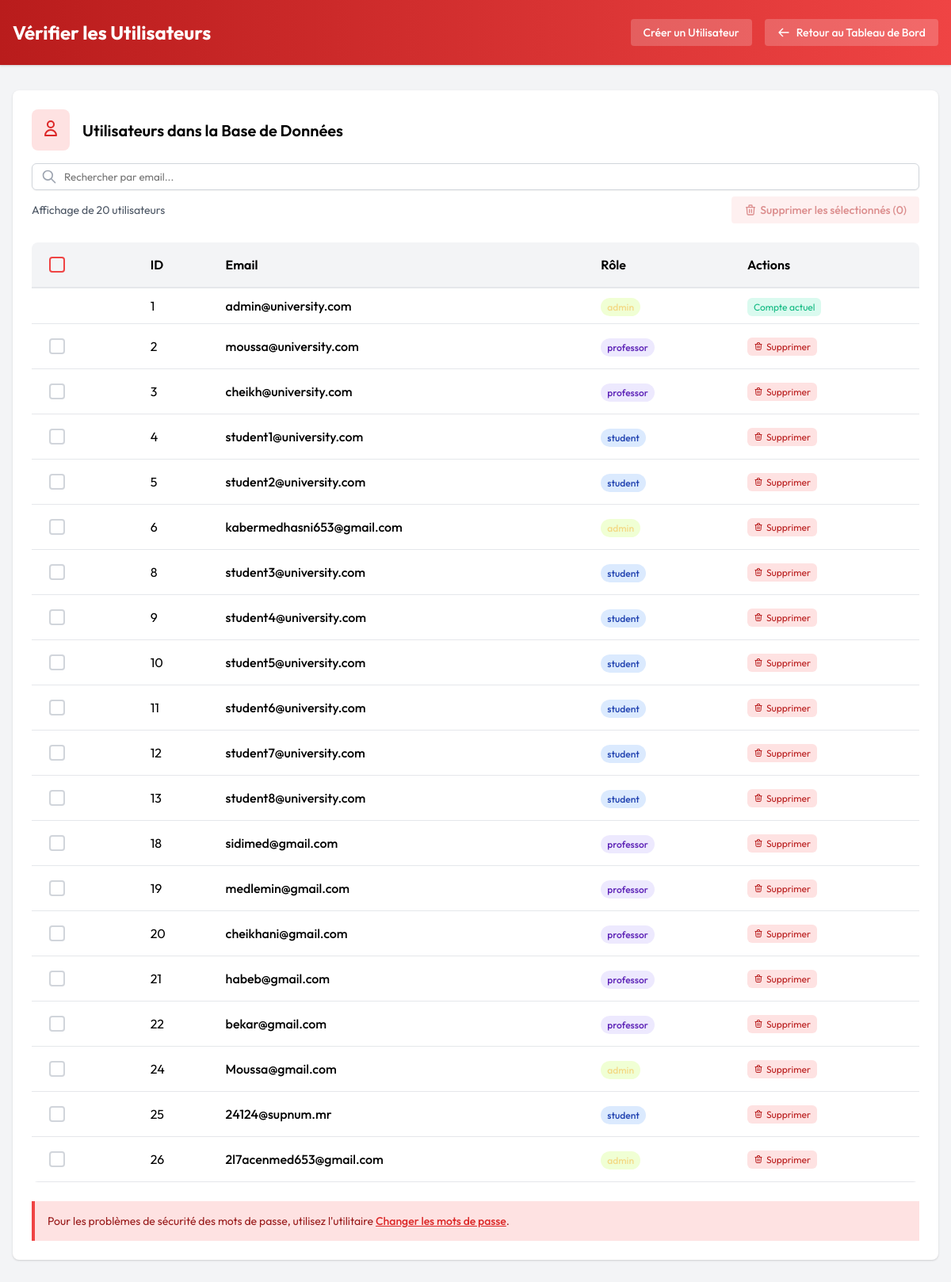
The app's page /admin/user_lookup.php (signed in), older data.
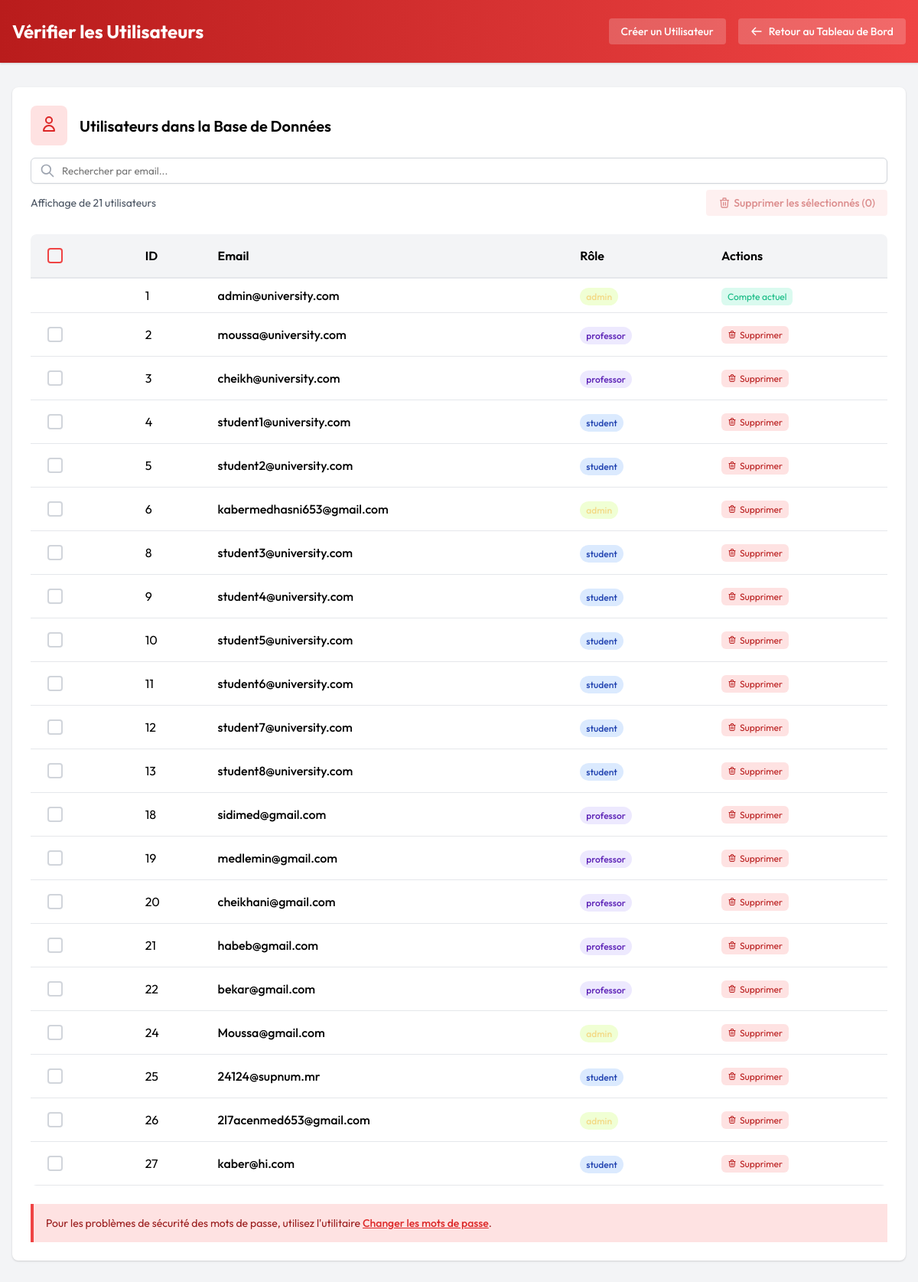
The same page, newer data.
### tables this page shows
CREATE TABLE `users` (
  `id` int NOT NULL,
  `name` varchar(100) NOT NULL,
  `email` varchar(100) NOT NULL,
  `password` varchar(255) NOT NULL,
  `role` enum('admin','student','professor') NOT NULL,
  `group_id` int DEFAULT NULL,
  `created_at` timestamp NULL DEFAULT CURRENT_TIMESTAMP
);

### admin/user_lookup.php (the view, shortened to what the changed rows need)
<?php
require_once '../core/db.php';
try {
    $stmt = $pdo->query("SELECT id, email, role FROM users");
    $users = $stmt->fetchAll(PDO::FETCH_ASSOC);
?>
<!DOCTYPE html>
<html lang="fr">
<head>
    <link rel="stylesheet" href="../assets/css/pages/user_lookup.css">
    <link rel="stylesheet" href="../assets/css/style.css">
</head>
<body>
    <header>
        <div class="header-container">
            <div class="header-content">
                <h1 class="header-title">Vérifier les Utilisateurs</h1>
            </div>
        </div>
    </header>
    <main>
        <div class="content-card">
            <div class="card-header">
                <h2 class="card-title">Utilisateurs dans la Base de Données</h2>
            </div>
            <div class="search-container">
                <div class="search-info">
                    <p id="search-results" class="search-results">Affichage de <span id="count-display"><?php echo count($users); ?></span> utilisateurs</p>
                </div>
            </div>
            <?php if (count($users) === 0): ?>
                <div class="alert alert-warning">
                    <div style="display: flex;">
                        <div class="alert-icon">
                            <svg viewBox="0 0 20 20" fill="currentColor">
                                <path fill-rule="evenodd" d="M8.257 3.099c.765-1.36 2.722-1.36 3.486 0l5.58 9.92c.75 1.334-.213 2.98-1.742 2.98H4.42c-1.53 0-2.493-1.646-1.743-2.98l5.58-9.92zM11 13a1 1 0 11-2 0 1 1 0 012 0zm-1-8a1 1 0 00-1 1v3a1 1 0 002 0V6a1 1 0 00-1-1z" clip-rule="evenodd" />
                            </svg>
                        </div>
                        <div class="alert-content">
                            <p class="alert-text">
                                Aucun utilisateur trouvé dans la base de données.
                            </p>
                            <p class="alert-text" style="margin-top: 0.5rem;">
                                Vous devrez peut-être ajouter des utilisateurs d'abord.
                            </p>
                        </div>
                    </div>
                </div>
            <?php else: ?>
                <div class="table-container">
                    <table>
                        <thead>
                            <tr>
                                <th class="checkbox-column">
                                    <div class="custom-checkbox">
                                        <span class="checkbox-icon"></span>
                                    </div>
                                </th>
                                <th>ID</th>
                                <th>Email</th>
                                <th>Rôle</th>
                                <th>Actions</th>
                            </tr>
                        </thead>
                        <tbody id="users-table-body">
                            <?php foreach ($users as $user):
                                $role_class = 'badge-student';
                                if ($user['role'] === 'admin') {
                                    $role_class = 'badge-admin';
                                } elseif ($user['role'] === 'professor') {
                                    $role_class = 'badge-professor';
                                }
                                $is_current_user = $user['id'] == $_SESSION['user_id'];
                            ?>
                                <tr class="user-row"
                                    data-email="<?php echo htmlspecialchars($user['email']); ?>"
                                    data-id="<?php echo htmlspecialchars($user['id']); ?>"
                                    data-role="<?php echo htmlspecialchars($user['role']); ?>"
                                    <?php if ($is_current_user): ?>data-current-user="true"<?php endif; ?>>
                                    <td data-label="Sélection" class="checkbox-column">
                                        <?php if (!$is_current_user): ?>
                                        <div class="custom-checkbox">
                                            <span class="checkbox-icon"></span>
                                        </div>
                                        <?php endif; ?>
                                    </td>
                                    <td data-label="ID"><?php echo htmlspecialchars($user['id']); ?></td>
                                    <td class="font-medium email-cell" data-label="Email"><?php echo htmlspecialchars($user['email']); ?></td>
                                    <td data-label="Rôle">
                                        <span class="role-badge <?php echo $role_class; ?>">
                                            <?php echo htmlspecialchars($user['role']); ?>
                                        </span>
                                    </td>
                                    <td data-label="Actions">
                                        <?php if (!$is_current_user): ?>
                                            <button
                                                class="delete-btn"
                                                data-id="<?php echo htmlspecialchars($user['id']); ?>"
                                                data-email="<?php echo htmlspecialchars($user['email']); ?>"
                                            >
                                                <svg class="" fill="none" stroke="currentColor" viewBox="0 0 24 24" xmlns="http://www.w3.org/2000/svg">
                                                    <path stroke-linecap="round" stroke-linejoin="round" stroke-width="2" d="M19 7l-.867 12.142A2 2 0 0116.138 21H7.862a2 2 0 01-1.995-1.858L5 7m5 4v6m4-6v6m1-10V4a1 1 0 00-1-1h-4a1 1 0 00-1 1v3M4 7h16" />
                                                </svg>
                                                Supprimer
                                            </button>
                                        <?php else: ?>
                                            <span class="current-badge">Compte actuel</span>
                                        <?php endif; ?>
                                    </td>
                                </tr>
                            <?php endforeach; ?>
                        </tbody>
                    </table>
                </div>
            <?php endif; ?>
        </div>
    </main>
</body>
</html>
<?php
} catch (PDOException $e) {
    echo "Database error: " . $e->getMessage();
}
?>

Row changes from the older to the newer data that the page shows:
added users: id "27", email "kaber@hi.com", role "student"
Text that changed along with them:
count($users): "20" → "21"
